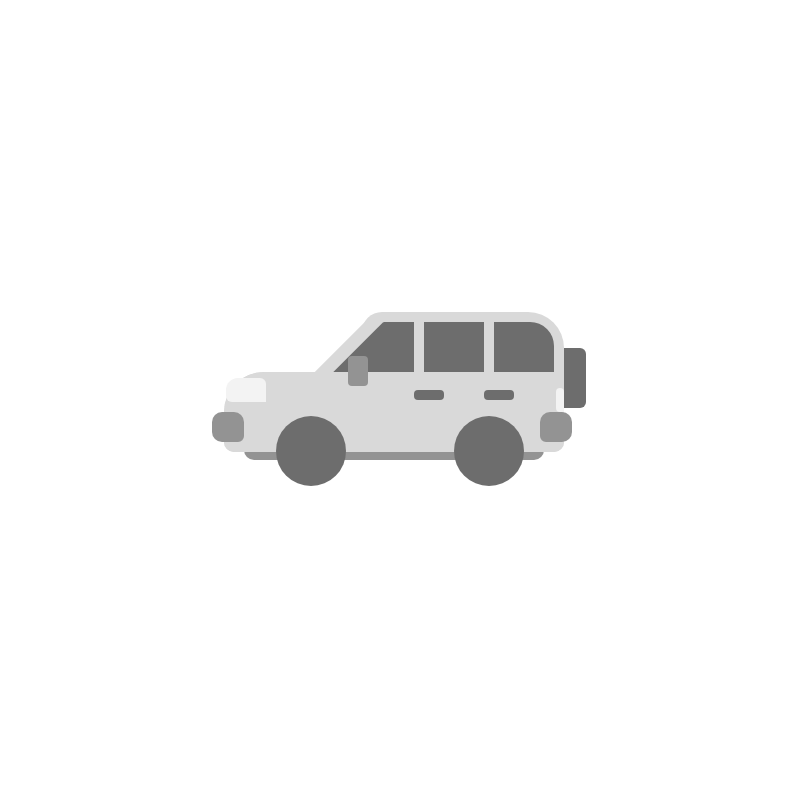
Frame 1 (no input)
Frame 60 (no input): identical to frame 1, image omitted
Frame 120 (the mouse pressed at the canvas centre since frame 60): identical to frame 1, image omitted

The p5.js sketch that drew this single still picture (run headless with seeded random() and noise() and a simulated clock; from frame 60 on, the mouse is pressed at the canvas centre):

// p5.js sketch
// ── sketch.js
function setup() {
  createCanvas(800, 800);
}

function draw() {
  scale(2);
  background(255);
  noStroke();
  angleMode(DEGREES);
  ellipseMode(CORNER);
  //1
  fill(109, 109, 109);
  rect(278, 174, 15, 30, 0, 3, 3, 0);
  //2
  fill(147, 147, 147);
  rect(122, 190, 150, 40, 20, 5, 5, 5);
  //3
  fill(217, 217, 217);
  rect(112, 186, 170, 40, 20, 0, 5, 5);
  //4
  fill(217, 217, 217);
  rect(181, 156, 101, 40, 10, 18, 0, 0);
  //5
  fill(217, 217, 217);
  push();
  translate(-85, 205);
  rotate(-45);
  rect(184.28, 158, 40, 40);
  pop();
  //6
  fill(109, 109, 109);
  push();
  translate(-85, 210);
  rotate(-45);
  rect(190.28, 161, 40, 40);
  pop();
  //7
  fill(109, 109, 109);
  push();
  rotate(-90);
  translate(-476, 31);
  rect(275, 161, 40, 85, 0, 0, 12, 0);
  pop();
  //8
  fill(217, 217, 217);
  rect(112, 186, 170, 40, 20, 0, 5, 5);
  //9
  fill(217, 217, 217);
  rect(207, 158, 5, 35);
  //10
  fill(217, 217, 217);
  rect(242, 158, 5, 35);
  //11
  fill(147, 147, 147);
  rect(106, 206, 16, 15, 5, 5, 3, 5);
  //12
  fill(147, 147, 147);
  rect(174, 178, 10, 15, 2);
  //13
  fill(109, 109, 109);
  rect(207, 195, 15, 5, 2);
  //15
  fill(109, 109, 109);
  rect(242, 195, 15, 5, 2);
  //16
  fill(147, 147, 147);
  rect(270, 206, 16, 15, 5, 5, 5, 3);
  //17
  fill(109, 109, 109);
  ellipse(138, 208, 35);
  //18
  fill(109, 109, 109);
  ellipse(227, 208, 35);
  //19
  fill(243, 243, 243);
  rect(113, 189, 20, 12, 13, 3, 0, 3);
  //20
  fill(243, 243, 243);
  rect(278, 194, 4, 12, 2, 3, 0, 3);
}
